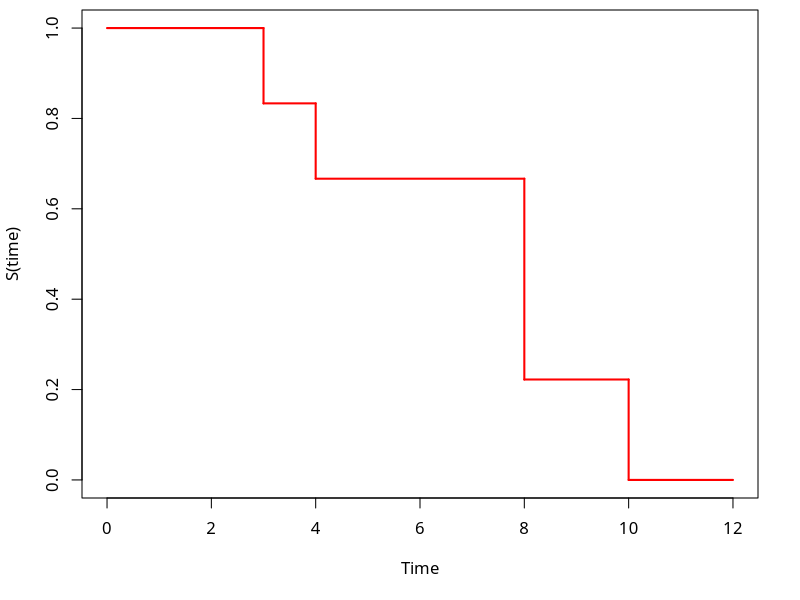
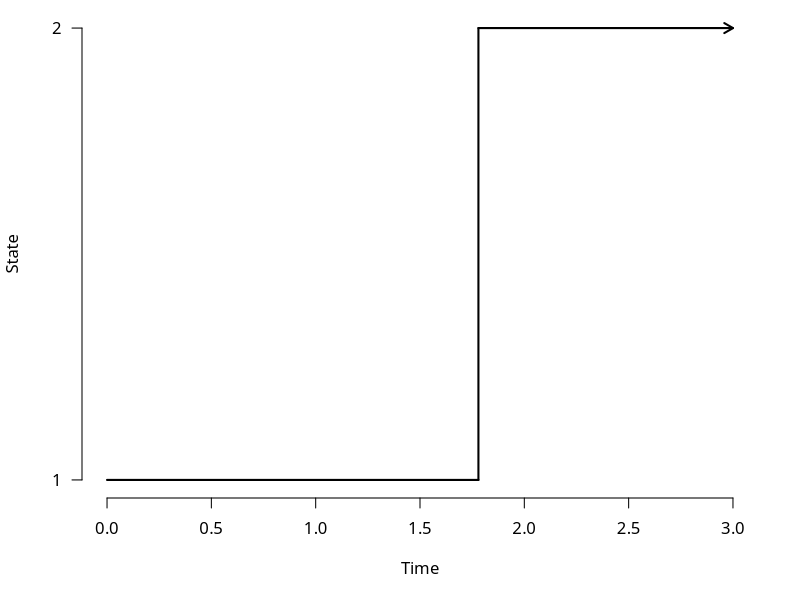

These figures' R source, in order:
## ---- chunk 1
#| echo: FALSE
#| output: FALSE
#| message: FALSE
knitr::opts_chunk$set(include = TRUE)
options(digits = 4)
library("tidyverse")
## ---- chunk 2
par(family = "Latin Modern Roman 10", mar = c(5.1, 4.1, 0.5, 2.1))
plot(0, 0, type="l", xlim=c(0,12), ylim=c(0,1), xlab = "Time", ylab = "S(time)")
segments(x0 = c(0, 3, 4, 8, 10), x1=c(3, 4, 8, 10, 12), y0=c(1, 5/6, 2/3, 2/9,0), y1 = c(1, 5/6, 2/3, 2/9, 0), lwd = 2, col = "red")
segments(x0 = c(3, 4, 8, 10),    x1=c(3, 4, 8, 10),     y0=c(1, 5/6, 2/3, 2/9  ), y1 = c(5/6, 2/3, 2/9, 0   ), lwd = 2, col = "red")
## ---- chunk 3
par(family = "Latin Modern Roman 10", mar = c(5.1, 4.1, 0.5, 2.1))

diff<-1.78
plot(0,0,type="n",xlab="Time",ylab="State",xlim=c(0,3),ylim=c(1,2),axes=FALSE)
segments(x0=0,x1=diff,y0=1,y1=1,lwd=2)
segments(x0=diff,x1=diff, y0=1,y1=2,lwd=2)
arrows(x0=diff,x1=3,y0=2,y1=2,len=0.1,lwd=2)
axis(side=2,at=c(1,2),labels=c("1","2"),las=2)
axis(side=1,at=(0:6)/2)
